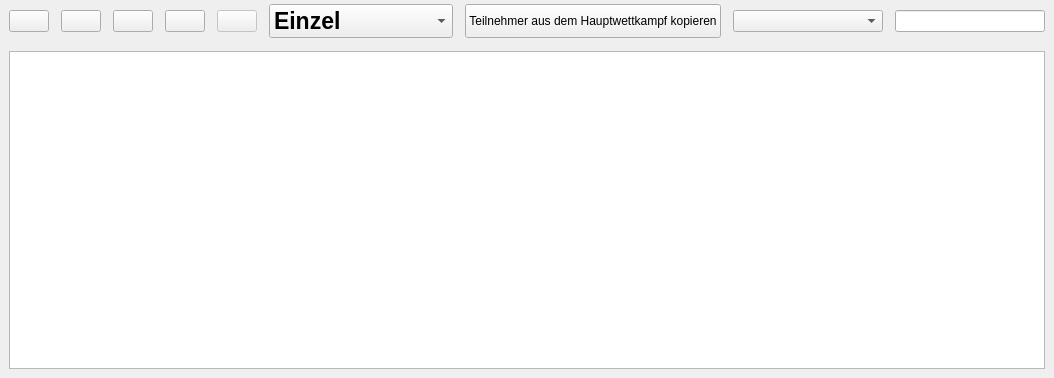
<?xml version="1.0" encoding="UTF-8"?>
<ui version="4.0">
 <class>ParticipantsWidget</class>
 <widget class="QWidget" name="ParticipantsWidget">
  <property name="geometry">
   <rect>
    <x>0</x>
    <y>0</y>
    <width>1043</width>
    <height>378</height>
   </rect>
  </property>
  <property name="windowTitle">
   <string>Form</string>
  </property>
  <property name="windowIcon">
   <iconset resource="../resources/TurnFix.qrc">
    <normaloff>:/appicons/icon.png</normaloff>:/appicons/icon.png</iconset>
  </property>
  <layout class="QGridLayout" name="gridLayout">
   <property name="leftMargin">
    <number>0</number>
   </property>
   <property name="topMargin">
    <number>0</number>
   </property>
   <property name="rightMargin">
    <number>0</number>
   </property>
   <property name="bottomMargin">
    <number>0</number>
   </property>
   <property name="spacing">
    <number>0</number>
   </property>
   <item row="0" column="0">
    <widget class="QWidget" name="toolBar" native="true">
     <layout class="QHBoxLayout" name="horizontalLayout">
      <property name="spacing">
       <number>12</number>
      </property>
      <property name="topMargin">
       <number>4</number>
      </property>
      <property name="bottomMargin">
       <number>4</number>
      </property>
      <item>
       <widget class="QPushButton" name="but_addTN">
        <property name="sizePolicy">
         <sizepolicy hsizetype="Fixed" vsizetype="Fixed">
          <horstretch>0</horstretch>
          <verstretch>0</verstretch>
         </sizepolicy>
        </property>
        <property name="toolTip">
         <string>Strg++</string>
        </property>
        <property name="text">
         <string/>
        </property>
        <property name="icon">
         <iconset resource="../resources/TurnFix.qrc">
          <normaloff>:/appicons/user_add.png</normaloff>:/appicons/user_add.png</iconset>
        </property>
        <property name="iconSize">
         <size>
          <width>24</width>
          <height>24</height>
         </size>
        </property>
        <property name="shortcut">
         <string>Ctrl++</string>
        </property>
       </widget>
      </item>
      <item>
       <widget class="QPushButton" name="but_addCL">
        <property name="sizePolicy">
         <sizepolicy hsizetype="Fixed" vsizetype="Fixed">
          <horstretch>0</horstretch>
          <verstretch>0</verstretch>
         </sizepolicy>
        </property>
        <property name="text">
         <string/>
        </property>
        <property name="icon">
         <iconset resource="../resources/TurnFix.qrc">
          <normaloff>:/appicons/group_add.png</normaloff>:/appicons/group_add.png</iconset>
        </property>
        <property name="iconSize">
         <size>
          <width>24</width>
          <height>24</height>
         </size>
        </property>
       </widget>
      </item>
      <item>
       <widget class="QPushButton" name="but_editTN">
        <property name="sizePolicy">
         <sizepolicy hsizetype="Fixed" vsizetype="Fixed">
          <horstretch>0</horstretch>
          <verstretch>0</verstretch>
         </sizepolicy>
        </property>
        <property name="toolTip">
         <string>Strg+E</string>
        </property>
        <property name="text">
         <string/>
        </property>
        <property name="icon">
         <iconset resource="../resources/TurnFix.qrc">
          <normaloff>:/appicons/edit.png</normaloff>:/appicons/edit.png</iconset>
        </property>
        <property name="iconSize">
         <size>
          <width>24</width>
          <height>24</height>
         </size>
        </property>
        <property name="shortcut">
         <string>Ctrl+E</string>
        </property>
       </widget>
      </item>
      <item>
       <widget class="QPushButton" name="but_delTN">
        <property name="enabled">
         <bool>true</bool>
        </property>
        <property name="sizePolicy">
         <sizepolicy hsizetype="Fixed" vsizetype="Fixed">
          <horstretch>0</horstretch>
          <verstretch>0</verstretch>
         </sizepolicy>
        </property>
        <property name="toolTip">
         <string>Strg+-</string>
        </property>
        <property name="text">
         <string/>
        </property>
        <property name="icon">
         <iconset resource="../resources/TurnFix.qrc">
          <normaloff>:/appicons/minus.png</normaloff>:/appicons/minus.png</iconset>
        </property>
        <property name="iconSize">
         <size>
          <width>24</width>
          <height>24</height>
         </size>
        </property>
        <property name="shortcut">
         <string>Ctrl+-</string>
        </property>
       </widget>
      </item>
      <item>
       <widget class="QPushButton" name="but_timeTN">
        <property name="enabled">
         <bool>false</bool>
        </property>
        <property name="sizePolicy">
         <sizepolicy hsizetype="Fixed" vsizetype="Fixed">
          <horstretch>0</horstretch>
          <verstretch>0</verstretch>
         </sizepolicy>
        </property>
        <property name="text">
         <string/>
        </property>
        <property name="icon">
         <iconset resource="../resources/TurnFix.qrc">
          <normaloff>:/appicons/clock_red.png</normaloff>:/appicons/clock_red.png</iconset>
        </property>
        <property name="iconSize">
         <size>
          <width>24</width>
          <height>24</height>
         </size>
        </property>
        <property name="shortcut">
         <string>Ctrl+Alt+4</string>
        </property>
       </widget>
      </item>
      <item>
       <widget class="QComboBox" name="cmb_typ">
        <property name="sizePolicy">
         <sizepolicy hsizetype="Fixed" vsizetype="Fixed">
          <horstretch>0</horstretch>
          <verstretch>0</verstretch>
         </sizepolicy>
        </property>
        <property name="font">
         <font>
          <pointsize>17</pointsize>
          <weight>75</weight>
          <bold>true</bold>
         </font>
        </property>
        <item>
         <property name="text">
          <string>Einzel</string>
         </property>
        </item>
        <item>
         <property name="text">
          <string>Mannschaften</string>
         </property>
        </item>
        <item>
         <property name="text">
          <string>Gruppen</string>
         </property>
        </item>
       </widget>
      </item>
      <item>
       <widget class="QPushButton" name="but_copyTN">
        <property name="sizePolicy">
         <sizepolicy hsizetype="Minimum" vsizetype="Preferred">
          <horstretch>0</horstretch>
          <verstretch>0</verstretch>
         </sizepolicy>
        </property>
        <property name="text">
         <string>Teilnehmer aus dem Hauptwettkampf kopieren</string>
        </property>
       </widget>
      </item>
      <item>
       <spacer name="horizontalSpacer">
        <property name="orientation">
         <enum>Qt::Horizontal</enum>
        </property>
        <property name="sizeHint" stdset="0">
         <size>
          <width>40</width>
          <height>20</height>
         </size>
        </property>
       </spacer>
      </item>
      <item>
       <widget class="QComboBox" name="cmb_filterTN">
        <property name="sizePolicy">
         <sizepolicy hsizetype="Fixed" vsizetype="Fixed">
          <horstretch>0</horstretch>
          <verstretch>0</verstretch>
         </sizepolicy>
        </property>
        <property name="minimumSize">
         <size>
          <width>150</width>
          <height>0</height>
         </size>
        </property>
        <property name="maximumSize">
         <size>
          <width>150</width>
          <height>16777215</height>
         </size>
        </property>
       </widget>
      </item>
      <item>
       <widget class="QLineEdit" name="txt_filterTN">
        <property name="sizePolicy">
         <sizepolicy hsizetype="Fixed" vsizetype="Fixed">
          <horstretch>0</horstretch>
          <verstretch>0</verstretch>
         </sizepolicy>
        </property>
        <property name="minimumSize">
         <size>
          <width>150</width>
          <height>0</height>
         </size>
        </property>
        <property name="maximumSize">
         <size>
          <width>150</width>
          <height>16777215</height>
         </size>
        </property>
       </widget>
      </item>
     </layout>
    </widget>
   </item>
   <item row="1" column="0">
    <widget class="QWidget" name="widget" native="true">
     <layout class="QVBoxLayout" name="verticalLayout">
      <item>
       <widget class="QTableView" name="participantsTable">
        <property name="selectionMode">
         <enum>QAbstractItemView::SingleSelection</enum>
        </property>
        <property name="selectionBehavior">
         <enum>QAbstractItemView::SelectRows</enum>
        </property>
        <property name="sortingEnabled">
         <bool>true</bool>
        </property>
        <attribute name="horizontalHeaderHighlightSections">
         <bool>false</bool>
        </attribute>
        <attribute name="verticalHeaderVisible">
         <bool>false</bool>
        </attribute>
        <attribute name="verticalHeaderDefaultSectionSize">
         <number>21</number>
        </attribute>
        <attribute name="verticalHeaderHighlightSections">
         <bool>false</bool>
        </attribute>
       </widget>
      </item>
     </layout>
    </widget>
   </item>
  </layout>
 </widget>
 <resources>
  <include location="../resources/TurnFix.qrc"/>
 </resources>
 <connections/>
</ui>
